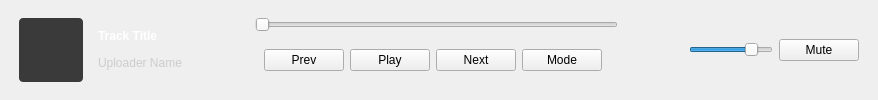
<?xml version="1.0" encoding="UTF-8"?>
<ui version="4.0">
 <class>PlayerStatusBar</class>
 <widget class="QWidget" name="PlayerStatusBar">
    <property name="minimumSize">
     <size>
        <width>0</width>
        <height>80</height>
     </size>
    </property>
    <layout class="QHBoxLayout" name="horizontalLayout">
     <property name="leftMargin"><number>10</number></property>
     <property name="topMargin"><number>8</number></property>
     <property name="rightMargin"><number>10</number></property>
     <property name="bottomMargin"><number>8</number></property>
     <item>
        <widget class="QWidget" name="statusLeft">
         <layout class="QHBoxLayout" name="statusLeftLayout">
            <item>
             <widget class="QLabel" name="coverLabel">
                <property name="minimumSize"><size><width>64</width><height>64</height></size></property>
                <property name="maximumSize"><size><width>64</width><height>64</height></size></property>
                <property name="styleSheet"><string notr="true">QLabel#coverLabel { background-color: #3a3a3a; border-radius: 4px; }</string></property>
             </widget>
            </item>
            <item>
             <widget class="QWidget" name="trackInfo">
                <layout class="QVBoxLayout" name="trackInfoLayout">
                 <item>
                    <widget class="ScrollingLabel" name="trackTitleLabel">
                     <property name="styleSheet"><string notr="true">QLabel { color: #ffffff; font-weight: bold; }</string></property>
                     <property name="text"><string>Track Title</string></property>
                     <property name="textFormat"><enum>Qt::PlainText</enum></property>
                     <property name="wordWrap"><bool>false</bool></property>
                     <property name="textInteractionFlags"><set>Qt::TextSelectableByMouse</set></property>
                    </widget>
                 </item>
                 <item>
                    <widget class="ScrollingLabel" name="uploaderLabel">
                     <property name="styleSheet"><string notr="true">QLabel { color: #cccccc; font-size: 12px; }</string></property>
                     <property name="text"><string>Uploader Name</string></property>
                     <property name="textFormat"><enum>Qt::PlainText</enum></property>
                     <property name="wordWrap"><bool>false</bool></property>
                     <property name="textInteractionFlags"><set>Qt::TextSelectableByMouse</set></property>
                    </widget>
                 </item>
                </layout>
             </widget>
            </item>
         </layout>
        </widget>
     </item>
     <item>
        <spacer name="leftExpander">
         <property name="orientation"><enum>Qt::Orientation::Horizontal</enum></property>
         <property name="sizeHint">
            <size>
             <width>40</width>
             <height>20</height>
            </size>
         </property>
        </spacer>
     </item>
     <item>
        <widget class="QWidget" name="statusCenter">
         <layout class="QVBoxLayout" name="statusCenterLayout">
            <item>
             <widget class="QSlider" name="progressSlider"><property name="orientation"><enum>Qt::Horizontal</enum></property></widget>
            </item>
            <item>
             <widget class="QWidget" name="controlRow">
                <layout class="QHBoxLayout" name="controlRowLayout">
                 <item><widget class="QPushButton" name="btnPrev"><property name="text"><string>Prev</string></property></widget></item>
                 <item><widget class="QPushButton" name="btnPlayPause"><property name="text"><string>Play</string></property></widget></item>
                 <item><widget class="QPushButton" name="btnNext"><property name="text"><string>Next</string></property></widget></item>
                 <item><widget class="QPushButton" name="btnPlayMode"><property name="text"><string>Mode</string></property></widget></item>
                 <item><spacer name="controlSpacer"><property name="orientation"><enum>Qt::Orientation::Horizontal</enum></property></spacer></item>
                </layout>
             </widget>
            </item>
         </layout>
        </widget>
     </item>
     <item>
        <spacer name="rightExpander">
         <property name="orientation"><enum>Qt::Orientation::Horizontal</enum></property>
         <property name="sizeHint">
            <size>
             <width>40</width>
             <height>20</height>
            </size>
         </property>
        </spacer>
     </item>
     <item>
        <widget class="QWidget" name="statusRight">
         <layout class="QHBoxLayout" name="statusRightLayout">
            <item><spacer name="rightSpacer"><property name="orientation"><enum>Qt::Orientation::Horizontal</enum></property></spacer></item>
            <item>
             <widget class="QSlider" name="volumeSlider"><property name="orientation"><enum>Qt::Horizontal</enum></property><property name="minimum"><number>0</number></property><property name="maximum"><number>100</number></property><property name="value"><number>80</number></property></widget>
            </item>
            <item><widget class="QPushButton" name="btnMute"><property name="text"><string>Mute</string></property></widget></item>
         </layout>
        </widget>
     </item>
    </layout>
 </widget>
 <customwidgets>
  <customwidget>
   <class>ScrollingLabel</class>
   <extends>QLabel</extends>
   <header>ui/util/elided_label.h</header>
  </customwidget>
 </customwidgets>
 <resources/>
 <connections/>
</ui>
